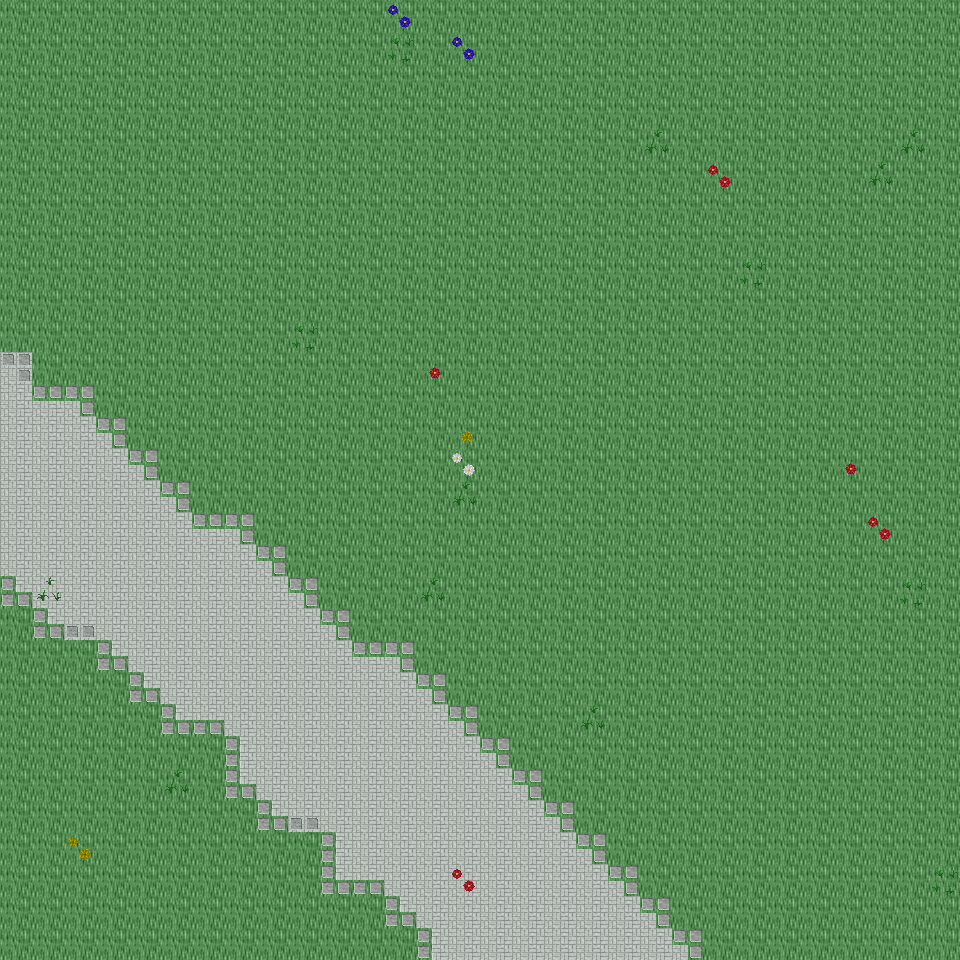

Tiled map render using the project's own tile images. Description and the map definition, with tile-layer contents summarised, below:
An orthogonal 30x30 tile map with 32x32 px tiles, 6 tile layers (Ground, Object, Object2, Above, ...), 28 tilesets and 4 objects (4x mapExit).

<map version="1.0" orientation="orthogonal" renderorder="right-down" width="30" height="30" tilewidth="32" tileheight="32" nextobjectid="5">
  <tileset firstgid="1" name="tileset_ground_ground" tilewidth="32" tileheight="32" tilecount="33" columns="3">
    <image source="../drawable/tileset_ground_ground.png" width="96" height="352" />
  </tileset>
  <tileset firstgid="34" name="tileset_ground_water_pool" tilewidth="32" tileheight="32" tilecount="72" columns="3">
    <image source="../drawable/tileset_ground_water_pool.png" width="96" height="768" />
  </tileset>
  <tileset firstgid="106" name="tileset_plant_flower_daisy_red" tilewidth="32" tileheight="32" tilecount="8" columns="2">
    <image source="../drawable/tileset_plant_flower_daisy_red.png" width="64" height="128" />
  </tileset>
  <tileset firstgid="114" name="tileset_plant_flower_daisy_white" tilewidth="32" tileheight="32" tilecount="8" columns="2">
    <image source="../drawable/tileset_plant_flower_daisy_white.png" width="64" height="128" />
  </tileset>
  <tileset firstgid="122" name="tileset_plant_flower_daisy_yellow" tilewidth="32" tileheight="32" tilecount="8" columns="2">
    <image source="../drawable/tileset_plant_flower_daisy_yellow.png" width="64" height="128" />
  </tileset>
  <tileset firstgid="130" name="tileset_plant_flower_daisy_blue" tilewidth="32" tileheight="32" tilecount="8" columns="2">
    <image source="../drawable/tileset_plant_flower_daisy_blue.png" width="64" height="128" />
  </tileset>
  <tileset firstgid="138" name="tileset_plant_grasses" tilewidth="32" tileheight="32" tilecount="6" columns="3">
    <image source="../drawable/tileset_plant_grasses.png" width="96" height="64" />
  </tileset>
  <tileset firstgid="144" name="tileset_plant_tree_tree_darkgreen" tilewidth="32" tileheight="32" tilecount="88" columns="8">
    <image source="../drawable/tileset_plant_tree_tree_darkgreen.png" width="256" height="352" />
  </tileset>
  <tileset firstgid="232" name="tileset_ground_grass_edges" tilewidth="32" tileheight="32" tilecount="36" columns="12">
    <image source="../drawable/tileset_ground_grass_edges.png" width="384" height="96" />
  </tileset>
  <tileset firstgid="268" name="tileset_ground_grass_corners" tilewidth="32" tileheight="32" tilecount="24" columns="6">
    <image source="../drawable/tileset_ground_grass_corners.png" width="192" height="128" />
  </tileset>
  <tileset firstgid="292" name="tileset_furniture_table_long_side_on_pale" tilewidth="32" tileheight="32" tilecount="3" columns="3">
    <image source="../drawable/tileset_furniture_table_long_side_on_pale.png" width="96" height="32" />
  </tileset>
  <tileset firstgid="295" name="tileset_plant_stump_stump_brown" tilewidth="32" tileheight="32" tilecount="4" columns="2">
    <image source="../drawable/tileset_plant_stump_stump_brown.png" width="64" height="64" />
  </tileset>
  <tileset firstgid="299" name="tileset_item_sign_large" tilewidth="32" tileheight="32" tilecount="15" columns="5">
    <image source="../drawable/tileset_item_sign_large.png" width="160" height="96" />
  </tileset>
  <tileset firstgid="314" name="tileset_plant_stump_small_stump" tilewidth="32" tileheight="32" tilecount="4" columns="2">
    <image source="../drawable/tileset_plant_stump_small_stump.png" width="64" height="64" />
  </tileset>
  <tileset firstgid="318" name="tileset_building_wall_bricked_edges" tilewidth="32" tileheight="32" tilecount="25" columns="5">
    <image source="../drawable/tileset_building_wall_bricked_edges.png" width="160" height="160" />
  </tileset>
  <tileset firstgid="343" name="tileset_logic_creature_orc" tilewidth="32" tileheight="32" tilecount="6" columns="6">
    <image source="../drawable/tileset_logic_creature_orc.png" width="192" height="32" />
  </tileset>
  <tileset firstgid="349" name="tileset_logic_creature_animal" tilewidth="32" tileheight="32" tilecount="32" columns="8">
    <image source="../drawable/tileset_logic_creature_animal.png" width="256" height="128" />
  </tileset>
  <tileset firstgid="381" name="tileset_logic_item_resources" tilewidth="32" tileheight="32" tilecount="6" columns="6">
    <image source="../drawable/tileset_logic_item_resources.png" width="192" height="32" />
  </tileset>
  <tileset firstgid="387" name="tileset_logic_creature_golem" tilewidth="32" tileheight="32" tilecount="4" columns="4">
    <image source="../drawable/tileset_logic_creature_golem.png" width="128" height="32" />
  </tileset>
  <tileset firstgid="391" name="tileset_logic_collision" tilewidth="32" tileheight="32" tilecount="1" columns="1">
    <image source="../drawable/tileset_logic_collision.png" width="32" height="32" />
  </tileset>
  <tileset firstgid="392" name="tileset_object_boat" tilewidth="32" tileheight="32" tilecount="42" columns="6">
    <image source="../drawable/tileset_object_boat.png" width="192" height="224" />
  </tileset>
  <tileset firstgid="434" name="tileset_furniture_table_long_front_on_pale" tilewidth="32" tileheight="32" tilecount="3" columns="1">
    <image source="../drawable/tileset_furniture_table_long_front_on_pale.png" width="32" height="96" />
  </tileset>
  <tileset firstgid="437" name="tileset_ground_green_paving" tilewidth="32" tileheight="32" tilecount="18" columns="3">
    <image source="../drawable/tileset_ground_green_paving.png" width="96" height="192" />
  </tileset>
  <tileset firstgid="455" name="tileset_logic_protection" tilewidth="32" tileheight="32" tilecount="2" columns="2">
    <image source="../drawable/tileset_logic_protection.png" width="64" height="32" />
  </tileset>
  <tileset firstgid="457" name="tileset_furniture_bed_double_peach" tilewidth="32" tileheight="32" tilecount="8" columns="2">
    <image source="../drawable/tileset_furniture_bed_double_peach.png" width="64" height="128" />
  </tileset>
  <tileset firstgid="465" name="tileset_furniture_bed_double_red" tilewidth="32" tileheight="32" tilecount="8" columns="2">
    <image source="../drawable/tileset_furniture_bed_double_red.png" width="64" height="128" />
  </tileset>
  <tileset firstgid="473" name="tileset_logic_creature_undead_skeleton" tilewidth="32" tileheight="32" tilecount="6" columns="6">
    <image source="../drawable/tileset_logic_creature_undead_skeleton.png" width="192" height="32" />
  </tileset>
  <tileset firstgid="479" name="tileset_logic_creature_undead_specter" tilewidth="32" tileheight="32" tilecount="6" columns="6">
    <image source="../drawable/tileset_logic_creature_undead_specter.png" width="192" height="32" />
  </tileset>
  <layer name="Ground" width="30" height="30">
    <data>[900 cells, 900 non-empty, 2 distinct tile ids]</data>
  </layer>
  <layer name="Object" width="30" height="30">
    <data>[900 cells, 61 non-empty, 13 distinct tile ids]</data>
  </layer>
  <layer name="Object2" width="30" height="30">
    <data>[900 cells, 0 non-empty, 0 distinct tile ids]</data>
  </layer>
  <layer name="Above" width="30" height="30">
    <data>[900 cells, 0 non-empty, 0 distinct tile ids]</data>
  </layer>
  <layer name="Above2" width="30" height="30">
    <data>[900 cells, 0 non-empty, 0 distinct tile ids]</data>
  </layer>
  <layer name="Walkable" width="30" height="30">
    <data>[900 cells, 0 non-empty, 0 distinct tile ids]</data>
  </layer>
  <objectgroup name="MapEvents">
    <object id="1" name="north" type="mapExit" x="0" y="0" width="960" height="32">
      <properties>
        <property name="map" value="level_0_x205_y76" />
        <property name="x" value="0" />
        <property name="y" value="28" />
      </properties>
    </object>
    <object id="2" name="south" type="mapExit" x="0" y="928" width="960" height="32">
      <properties>
        <property name="map" value="level_0_x205_y78" />
        <property name="x" value="0" />
        <property name="y" value="1" />
      </properties>
    </object>
    </objectgroup>
</map>
<!-- 2 of 4 objects omitted -->
